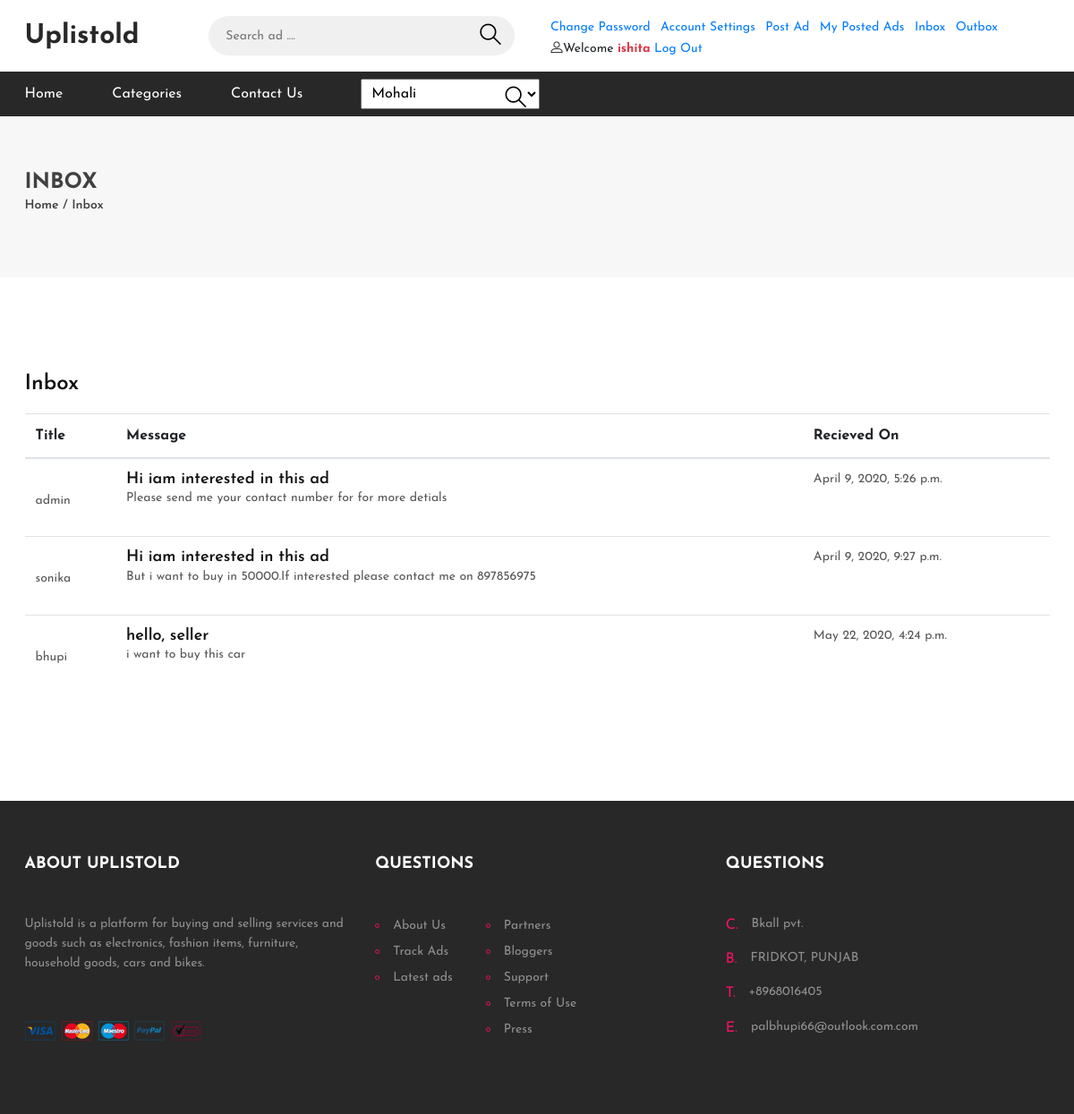
The page /inbox/ (signed in) on the database its author committed.
### myapp/models.py (models this page shows, shortened)
class Messages(models.Model):
    subject=models.CharField(max_length=200,blank=True,null=True)
    message = models.CharField(max_length=500,null=True)
    ad_id=models.ForeignKey(Advertise, blank=True, null=True, on_delete=models.CASCADE)
    s_id = models.ForeignKey(User, blank=True, null=True, on_delete=models.CASCADE,related_name='sid')
    r_id = models.ForeignKey(User, blank=True, null=True, on_delete=models.CASCADE,related_name='rid')
    posted_on=models.DateTimeField(default=datetime.now)
    class Meta:
        db_table = "messages"
        verbose_name = "Messages"
        managed = True

### myapp/views.py (the view)
# urls.py: path('inbox/', views.inbox, name='inbox'),
def inbox(request):
    loc = Location.objects.all()
    catdata = Category.objects.all()
    mdata = Messages.objects.filter(s_id=request.user.id)
    return render(request, 'inbox.html', { 'mdata': mdata,'catdata': catdata,'loc':loc})

### myapp/models.py (called while the page is built)
    def __str__(self):
        return self.category_name

### myapp/templates/inbox.html (shortened to what this page needs)
{%load static%}
{% include 'header.html' %}
	<div class="page-top-info">
		<div class="container">
			<div class="row" style="height:50px">
				<div class="col-md-3">
					<h4>Inbox</h4>
					<div class="site-pagination">
						<a href="">Home</a> /
						<a href="">Inbox</a>
					</div>
				</div>
				<div class="banner set-bg col-md-9" data-setbg="{%static 'img/bannr2.jpg'%}" >
			</div>
		</div>
	</div>
	</div>
	<section class="cart-section spad">
		<div class="container">
			<div class="row">
				<div class="col-lg-12">
					<div class="">
						<h4 style="margin-bottom:18px">Inbox</h4>
						<div class="cart-table-warp">
								{% if mdata %}
							<table id="adTable" class="table">
							<thead>
								<tr>
									<th class="product-th">Title</th>
									<th class="product-th">Message</th>
									<th class="quy-th">Recieved On</th>
								</tr>
							</thead>
							<tbody>
								{% for m in mdata %}
								<tr id="">
									<td class="product-col ad_data">
										<img src="" alt=""  class="img-circle"><br/>
										<p>{{m.r_id}}</p>
									</td>
									<td>
										<div class="pc-title">
											<h5 class="title" name="title">{{m.subject}}</h5>
											<p class="price " name="price">{{m.message}}</p>
										</div>
									</td>
									<td class="size-col ad_data">
										<p class="loc ad_data" name="location">{{m.posted_on}}</p>
									</td>
								</tr>
                            {% endfor %}
							</tbody>
						</table>
							{% else %}
							<p class="alert alert-success">There are no messages in inbox</p>
						{% endif %}
						</div>
						</div>
					</div>
				</div>
			</div>
	</section>
{% include 'footer.html' %}

### myapp/templates/header.html (shortened to what this page needs)
{%load static%}
<!DOCTYPE html>
<html lang="zxx">
<head>
	<link rel="stylesheet" href="{% static 'css/bootstrap.min.css' %}"/>
	<link rel="stylesheet" href="{% static 'css/font-awesome.min.css' %}"/>
	<link rel="stylesheet" href="{% static 'css/flaticon.css' %}"/>
	<link rel="stylesheet" href="{% static 'css/slicknav.min.css' %}"/>
	<link rel="stylesheet" href="{% static 'css/jquery-ui.min.css' %}"/>
	<link rel="stylesheet" href="{% static 'css/owl.carousel.min.css' %}"/>
	<link rel="stylesheet" href="{% static 'css/animate.css' %}"/>
	<link rel="stylesheet" href="{% static 'css/style.css' %}"/>
</head>
<body>
	<header class="header-section">
		<div class="header-top">
			<div class="container">
				<div class="row">
					<div class="col-lg-2 text-center text-lg-left">
						<a href="{% url 'home'%}" class="site-logo logo">
							Uplistold
						</a>
					</div>
					<div class="col-xl-4 col-lg-3">
						<form class="header-search-form" method="post" action="/searchad/">
							<input type="text" placeholder="Search ad ...." name="txtsearch">
							<button type="submit"><i class="flaticon-search"></i></button>
						</form>
					</div>
					<div class="col-xl-6 col-lg-7">
						<div class="user-panel">
							{% if user.is_authenticated %}
							<div class="up-item">
								 <a href="/change_pass" class="text-primary" style="margin-right:7px;">Change Password</a>
								 <a href="/uprofile"  class="text-primary" style="margin-right:7px;">Account Settings</a>
								 <a href="/postad"  class="text-primary" style="margin-right:7px;">Post Ad</a>
								 <a href="/myads"  class="text-primary" style="margin-right:7px;">My Posted Ads</a>
								 <a href="/inbox"  class="text-primary" style="margin-right:7px;">Inbox</a>
								 <a href="/outbox"  class="text-primary" style="margin-right:7px;">Outbox</a>
							</div>
							<div class="up-item">
								<span class="flaticon-profile">Welcome <b class="text-danger">{{request.user}}</b></span>
								 <a href="/logout" class="text-primary" style="margin-right:7px;">Log Out</a>
							</div>
							{% endif %}
						</div>
					</div>
				</div>
			</div>
		</div>
		<nav class="main-navbar">
			<div class="container">
				<ul class="main-menu">
					<li><a href="/">Home</a></li>
					<li><a href="#">Categories</a>
					</li>
					<li><a href="/contact/">Contact Us</a></li>
					<li><form class="header-search-form" method="post" action="/searchadbyloc/">
						<select style="width:200px;padding:7px;" name="location">
							{% for item in loc %}
							<option value="{{item.id}}">{{item.location_name}}</option>
							{% endfor %}
					</select>
							<button type="submit"><i class="flaticon-search"></i></button>
						</form></li>
				</ul>
			</div>
		</nav>
	</header>

### myapp/templates/footer.html (shortened to what this page needs)
{%load static%}
	<section class="footer-section" >
		<div class="container">
			<div class="row">
				<div class="col-lg-4 col-sm-6">
					<div class="footer-widget about-widget">
						<h2>About Uplistold</h2>
						<p>Uplistold is a platform for buying and selling services and goods such as electronics, fashion items, furniture, household goods, cars and bikes.</p>
						<img src="img/cards.png" alt="">
					</div>
				</div>
				<div class="col-lg-4 col-sm-6">
					<div class="footer-widget about-widget">
						<h2>Questions</h2>
						<ul>
							<li><a href="">About Us</a></li>
							<li><a href="">Track Ads</a></li>
							<li><a href="">Latest ads</a></li>
						</ul>
						<ul>
							<li><a href="">Partners</a></li>
							<li><a href="">Bloggers</a></li>
							<li><a href="">Support</a></li>
							<li><a href="">Terms of Use</a></li>
							<li><a href="">Press</a></li>
						</ul>
					</div>
				</div>
				<div class="col-lg-4 col-sm-6">
					<div class="footer-widget contact-widget">
						<h2>Questions</h2>
						<div class="con-info">
							<span>C.</span>
							<p>Bkall pvt. <ltd class=""></ltd></p>
						</div>
						<div class="con-info">
							<span>B.</span>
							<p>FRIDKOT, PUNJAB</p>
						</div>
						<div class="con-info">
							<span>T.</span>
							<p>+8968016405</p>
						</div>
						<div class="con-info">
							<span>E.</span>
							<p>palbhupi66@outlook.com.com</p>
						</div>
					</div>
				</div>
			</div>
		</div>
	</section>
	</body>
</html>

### myapp/static/css/style.css (style rules this page uses)
html, body { height: 100%; font-family: 'Josefin Sans', sans-serif; -webkit-font-smoothing: antialiased; font-smoothing: antialiased; }
h1, h2, h3, h4, h5, h6 { margin: 0; color: #111111; font-weight: 600; }
h2 { font-size: 36px; }
h4 { font-size: 24px; }
h5 { font-size: 18px; }
p { font-size: 14px; color: #585858; line-height: 1.6; }
img { max-width: 100%; }
ul, ol { padding: 0; margin: 0; }
.set-bg { background-repeat: no-repeat; background-size: cover; background-position: top center; }
.spad { padding-top: 105px; padding-bottom: 105px; }
.header-top { padding: 18px 0 14px; }
.site-logo { display: inline-block; }
.header-search-form { width: 100%; position: relative; padding: 0 10px; }
.header-search-form input { width: 100%; height: 44px; font-size: 14px; border-radius: 50px; border: none; padding: 0 19px; background: #f0f0f0; }
.header-search-form button { position: absolute; height: 100%; right: 18px; top: 0; font-size: 26px; color: #000; border: none; cursor: pointer; background-color: transparent; }
.user-panel .up-item { display: inline-block; font-size: 14px; }
.user-panel .up-item a { font-size: 14px; color: #000; }
.user-panel .up-item:first-child { margin-right: 29px; }
.main-navbar { background: #282828; }
.main-menu { list-style: none; }
.main-menu li { display: inline-block; position: relative; }
.main-menu li a { display: inline-block; font-size: 16px; color: #ffffff; margin-right: 50px; line-height: 1; padding: 17px 0; position: relative; }
.banner { padding: 50px 34px 47px; position: relative; margin-bottom: 70px; }
.footer-section { background: #282828; padding-top: 60px; }
.footer-widget { margin-bottom: 70px; overflow: hidden; }
.footer-widget h2 { font-size: 18px; font-weight: 700; text-transform: uppercase; color: #fff; margin-bottom: 45px; }
.footer-widget p { color: #8f8f8f; }
.footer-widget.about-widget p { margin-bottom: 50px; letter-spacing: -0.01em; }
.footer-widget ul { list-style: none; float: left; margin-right: 37px; }
.footer-widget ul:last-child { margin-right: 0; }
.footer-widget ul li a { display: inline-block; position: relative; padding-left: 20px; font-size: 14px; color: #8f8f8f; margin-bottom: 6px; }
.footer-widget ul li a:after { position: absolute; content: ""; width: 5px; height: 5px; left: 0; top: 8px; border: 1px solid #ec105a; border-radius: 50%; -webkit-transition: all 0.2s; -o-transition: all 0.2s; transition: all 0.2s; }
.contact-widget .con-info span { float: left; color: #f51167; margin-right: 15px; overflow: hidden; }
.page-top-info { background: #f8f7f7; padding: 60px 0 70px; }
.page-top-info h4 { color: #414141; font-weight: 700; text-transform: uppercase; }
.site-pagination { font-size: 14px; font-weight: 600; color: #414141; }
.site-pagination a { display: inline-block; font-size: 14px; color: #414141; }
@media (min-width: 1200px) { .container { max-width: 1175px; } }

### myapp/templates/header.html (style rules this page uses)
.logo { font-size: 30px; font-weight: bold; color:#282828; }

### myapp/templates/inbox.html (style rules this page uses)
img { max-width: none; }

### rows shown on the page
Messages: r_id "admin", subject "Hi iam interested in this ad", message "Please send me your contact number for for more detials", posted_on "April 9, 2020, 5:26 p.m."
Messages: r_id "sonika", subject "Hi iam interested in this ad", message "But i want to buy in 50000.If interested please contact me on 897856975", posted_on "April 9, 2020, 9:27 p.m."
Messages: r_id "bhupi", subject "hello, seller", message "i want to buy this car", posted_on "May 22, 2020, 4:24 p.m."

### other values the page prints
{{ request.user }} "ishita"
form field location "Mohali"
